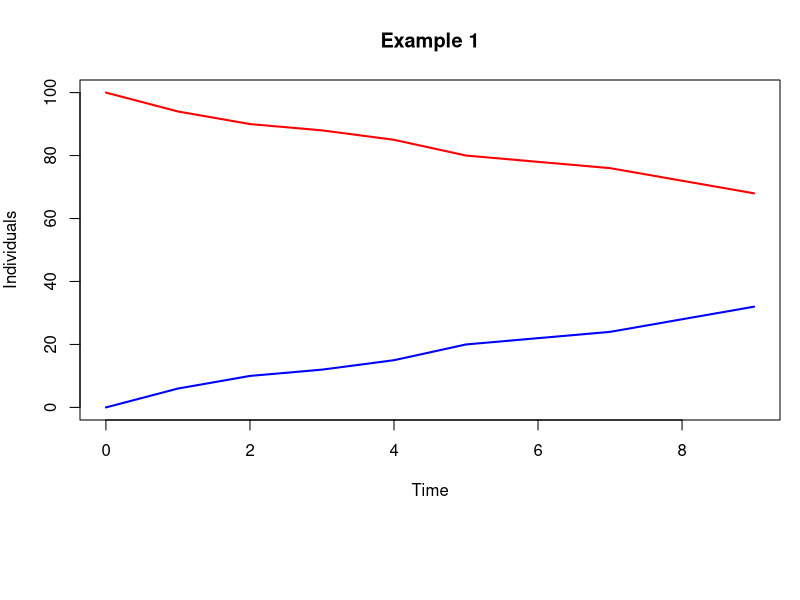

This figure's R source:
#*******************************************************************************
#
# Copyright (C) 2017 Jacob Barhak, Leandro Watanabe, Chris Myers 
# This file is part of the SBML Arrays Examples.
#
# This script is free software: you can redistribute it and/or 
# modify it under the terms of the GNU Lesser General Public License as 
# published by the Free Software Foundation, either version 3 of the 
# License, or (at your option) any later version.
#
# ADDITIONAL CLARIFICATION
# This script is distributed in the hope that it will be 
# useful, but "as is" and WITHOUT ANY WARRANTY of any kind, including any 
# warranty that it will not infringe on any property rights of another party 
# or the IMPLIED WARRANTIES OF MERCHANTABILITY or FITNESS FOR A PARTICULAR 
# PURPOSE. THE AUTHORS assume no responsibilities with respect to the use 
# of it.
#  
#*******************************************************************************

data <- read.table("Example1.csv", header=TRUE, sep=",")
data <- data[, order(names(data))]
dead <- subset(data, select=grep("Dead", names(data)))
time <- subset(data, select=grep("Time", names(data)))
index<-apply(dead,2,function(x){tail(which(x<1),1)})
alive_time <- time[matrix(index,1)]
year <- 0:9
alive_count <- lapply(year, function(x) sum(alive_time >= x))
dead_count <- lapply(alive_count, function(x) 100-x)

par(mar = c(9,4,4,1))
colors = c("red",  "blue1")
plot(year, alive_count, type='l', col=colors[1], main='Example 1', ylab='Individuals', xlab = 'Time', ylim=c(0,100),lwd=2)
lines(year, dead_count, type='l', col=colors[2],lwd=2)
legend('bottom', c('Alive', 'Dead'), col=colors,lty=1,lwd=2,inset=c(0,-0.8), ncol=2,xpd = TRUE)
